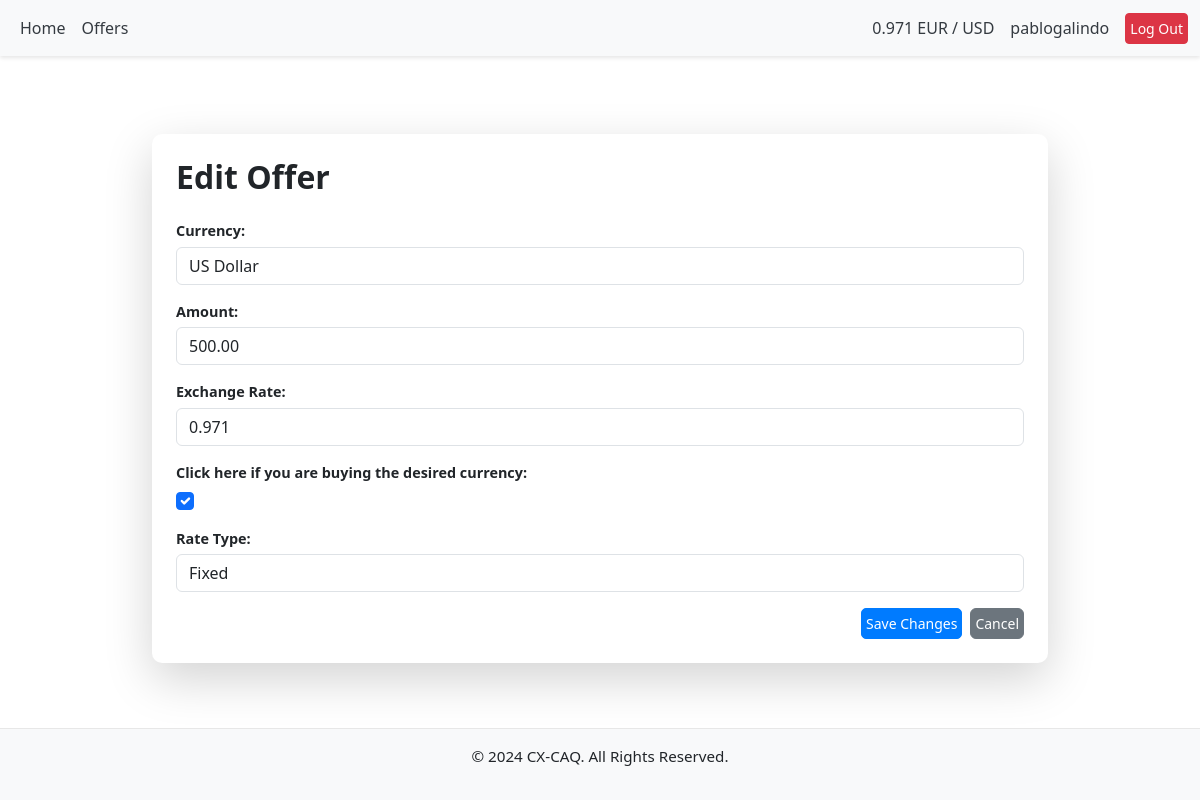
/offers/edit/36/?next=/dashboard/ (signed in), run on the app's committed database.
### offers/models.py (models this page shows, shortened)
class Offer(models.Model):
    CURRENCY_CHOICES = [
        ('USD', 'US Dollar'),
        ('EUR', 'Euro'),
    ]
    RATE_TYPE_CHOICES = [
        ('FIXED', 'Fixed'),
        ('FLEXIBLE', 'Flexible'),
    ]
    user = models.ForeignKey(
        User, on_delete=models.CASCADE, related_name="offers")
    currency = models.CharField(max_length=3, choices=CURRENCY_CHOICES)
    amount = models.DecimalField(max_digits=10, decimal_places=2)
    exchange_rate = models.DecimalField(
        max_digits=8, decimal_places=3, null=True, blank=True)
    is_buying = models.BooleanField()
    rate_type = models.CharField(
        max_length=10, choices=RATE_TYPE_CHOICES, default='FIXED')
    created_at = models.DateTimeField(auto_now_add=True)
    class Meta:
        ordering = ['-created_at']

### offers/views.py (the view)
# urls.py: path('edit/<int:pk>/', views.edit_offer, name='edit_offer'),
@login_required
def edit_offer(request, pk):
    offer = get_object_or_404(Offer, pk=pk)
    next_url = request.GET.get('next', 'offers:view_offers')
    if offer.user != request.user:
        return HttpResponseForbidden()
    if offer.bids.filter(status='ACCEPTED').exists():
        messages.error(
            request, "You cannot edit this offer as it has at least one \
            accepted bid.")
        return redirect(next_url)
    if request.method == "POST":
        form = OfferForm(request.POST, instance=offer)
        if form.is_valid():
            updated_offer = form.save(commit=False)
            if updated_offer.rate_type == "FLEXIBLE":
                try:
                    latest_rate = LatestExchangeRate.objects.latest(
                        "timestamp").rate
                except LatestExchangeRate.DoesNotExist:
                    latest_rate = fetch_and_update_exchange_rate()
                updated_offer.exchange_rate = latest_rate
            updated_offer.save()
            messages.success(request, "Offer updated successfully.")
            return redirect(next_url)
    else:
        form = OfferForm(instance=offer)
    return render(request, 'offers/edit_offer.html', {'form': form})

### offers/forms.py (shortened to what this page needs)
class OfferForm(forms.ModelForm):
    class Meta:
        model = Offer
        fields = [
            'currency', 'amount', 'exchange_rate', 'is_buying', 'rate_type']
        widgets = {
            'currency': forms.Select(attrs={
                'class': 'form-control'
            }),
            'amount': forms.NumberInput(attrs={
                'class': 'form-control',
                'placeholder': 'Enter amount to buy or sell'}),
            'exchange_rate': forms.NumberInput(attrs={
                'class': 'form-control',
                'placeholder': 'Leave empty for latest rate'}),
            'rate_type': forms.Select(attrs={
                'class': 'form-control'}),
            'is_buying': forms.CheckboxInput(attrs={
                'class': 'form-check-input'}),
        }
        labels = {
            'currency': 'Currency',
            'amount': 'Amount',
            'exchange_rate': 'Exchange Rate',
            'is_buying': 'Click here if you are buying the desired currency',
            'rate_type': 'Rate Type',
            }

### offers/context_processors.py (called while the page is built)
def exchange_rate_processor(request):
    try:
        latest_rate = LatestExchangeRate.objects.latest("timestamp").rate
        print(f"Latest exchange rate fetched from database: {latest_rate}")
    except LatestExchangeRate.DoesNotExist:
        try:
            latest_rate = fetch_and_update_exchange_rate()
            print(f"Latest exchange rate fetched: {latest_rate}")
        except ValueError as e:
            print(f"Error fetching exchange rate: {e}")
            latest_rate = "N/A"
    return {
        "exchange_rate": round(latest_rate, 3)
    }

### offers/templates/offers/edit_offer.html (shortened to what this page needs)
{% extends "base.html" %}
{% block content %}
<div class="container mt-5">
    <div class="card p-4 shadow-lg">
        <h2 class="mb-4">Edit Offer</h2>
        <form method="post">
            {{ form.as_p }}
            <div class="d-flex justify-content-end gap-2">
                <button type="submit" class="btn btn-primary">Save Changes</button>
                <a href="{% url 'offers:view_offers' %}" class="btn btn-secondary" aria-label="Cancel offer edition">Cancel</a>
            </div>
        </form>
    </div>
</div>
{% endblock %}

### templates/base.html (shortened to what this page needs)
{% load static %}
<!DOCTYPE html>
<html lang="en">
<head>
    <link href="https://cdn.jsdelivr.net/npm/bootstrap@5.3.0-alpha3/dist/css/bootstrap.min.css" rel="stylesheet">
    <link rel="stylesheet" href="{% static 'css/style.css' %}">
    <link href="https://cdn.jsdelivr.net/npm/bootstrap-icons/font/bootstrap-icons.css" rel="stylesheet">
</head>
<body>
    <nav class="navbar navbar-expand-lg navbar-light bg-light">
        <div class="container-fluid">
            {% if user.is_authenticated %}
            <div class="collapse navbar-collapse" id="navbarNav">
                <ul class="navbar-nav">
                    <li class="nav-item">
                        <a class="nav-link" href="/">Home</a>
                    </li>
                    <li class="nav-item">
                        <a class="nav-link" href="{% url 'offers:view_offers'%}">Offers</a>
                    </li>
                </ul>
            </div>
            {% endif %}
            <div class="d-flex align-items-center">
                <div class="navbar-text me-3">
                    {{ exchange_rate }} EUR / USD
                </div>
                {% if user.is_authenticated %}
                <div class="navbar-text me-3">
                    {{ user.username }}
                </div>
                {% endif %}
                {% if user.is_authenticated %}
                <a href="/accounts/logout/" class="btn btn-danger btn-sm">Log Out</a>
                {% endif %}
            </div>
        </div>
    </nav>
    <main class="container mt-4">
        {% block content %}
        {% endblock %}
    </main>
    <footer class="bg-light text-center py-3 mt-auto">
        <p>&copy; 2024 CX-CAQ. All Rights Reserved.</p>
    </footer>
</body>
</html>

### static/css/style.css (style rules this page uses)
html, body { height: 100%; margin: 0; display: flex; flex-direction: column; }
body { padding-top: 30px; }
.navbar { position: fixed; top: 0; width: 100%; z-index: 1030; box-shadow: 0 2px 4px rgba(0, 0, 0, 0.1); }
.navbar-text { color: #343a40; }
a.nav-link { color: #343a40; text-decoration: none; }
main { flex: 1; }
footer { background-color: #f8f9fa; padding: 1rem; text-align: center; border-top: 1px solid #e7e7e7; }
h1, h2, h3 { font-weight: bold; }
.container { padding: 1rem; max-width: 100%; }
.card { padding: 1.5rem; border-radius: 10px; border: none; box-shadow: 0 4px 6px rgba(0, 0, 0, 0.1); }
form { width: 100%; }
form p { margin-bottom: 1rem; }
form label { font-weight: bold; font-size: 0.9rem; margin-bottom: 0.3rem; display: block; }
form input { width: 100%; border-radius: 5px; padding: 0.5rem; border: 1px solid #ced4da; font-size: 1rem; box-sizing: border-box; }
.btn-primary { background-color: #007bff; border-color: #007bff; }
form .btn-primary { background-color: #007bff; border-color: #007bff; padding: 0.6rem; font-size: 1rem; border-radius: 5px; transition: background-color 0.2s ease-in-out; }
.text-center { font-size: 0.95rem; }
button.btn, a.btn { padding: 0.25rem 0.25rem; font-size: 0.875rem; line-height: 1.5; }
@media (min-width: 769px) { .container { max-width: 960px; margin: auto; } }

### data on the page
Offer: currency "US Dollar", amount "500.00", exchange_rate "0.971", is_buying "☑", rate_type "Fixed"

### other printed values
{{ exchange_rate }} "0.971"
{{ user.username }} "pablogalindo"
